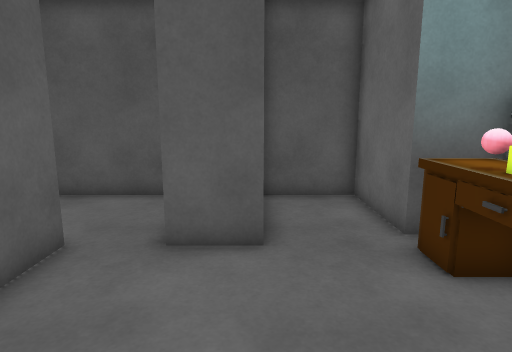
View 1 (above)

12 first-person views from a walk through a Unity game level. The camera is 1.3 m above the floor, tilts 10° down and sees 75° across. The floor is counted in squares, 0.5 m on a side. Each view is taken from the middle of a square. On the plan, view 1 faces up. The plan holds only what a view shows up to about 20 squares ahead; the rest is blank. The place goes on beyond the plan. The player character is not drawn.

View 2
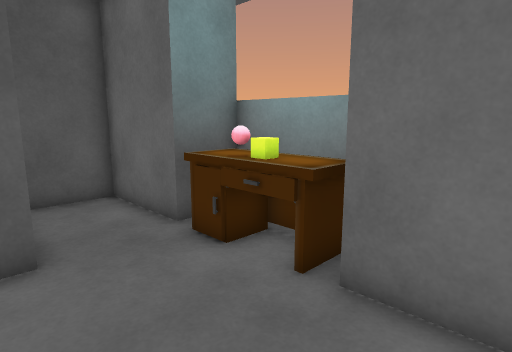

View 3
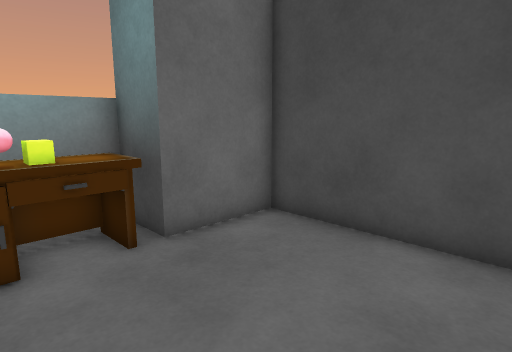

View 4
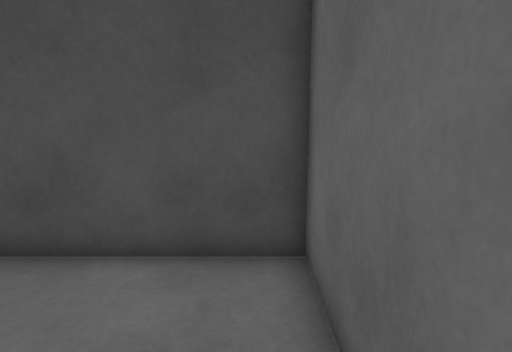

View 5
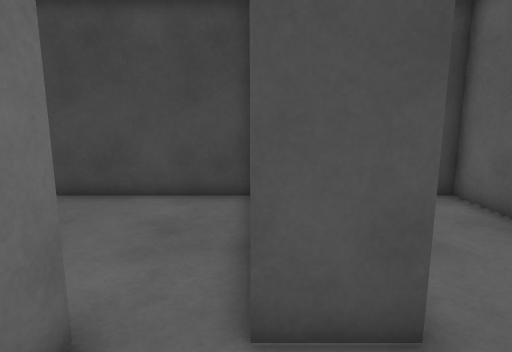

View 6
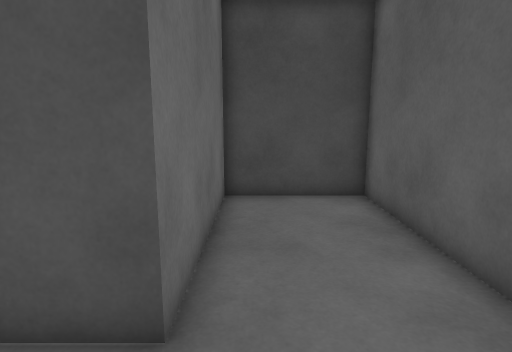

View 7
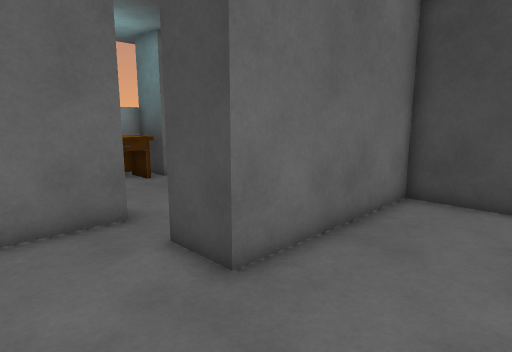

View 8
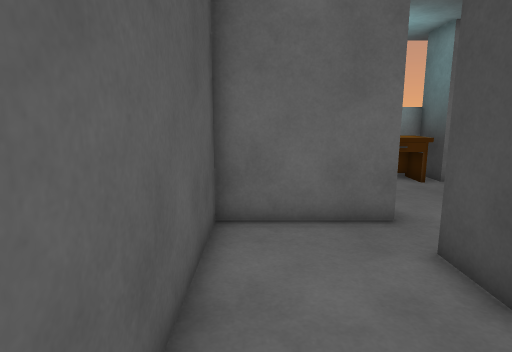

View 9
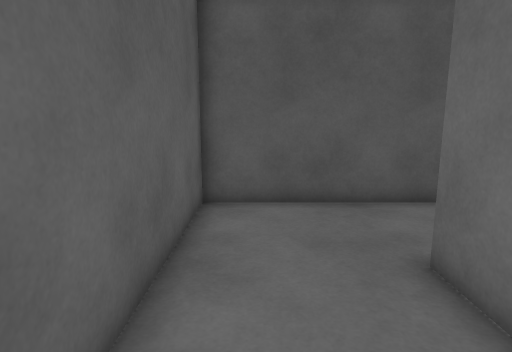

View 10
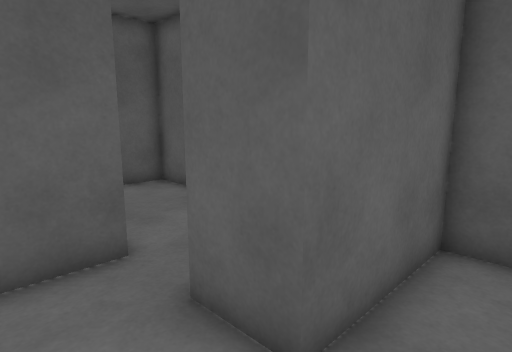

View 11
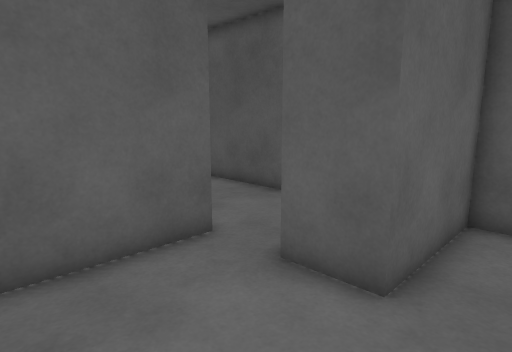

View 12
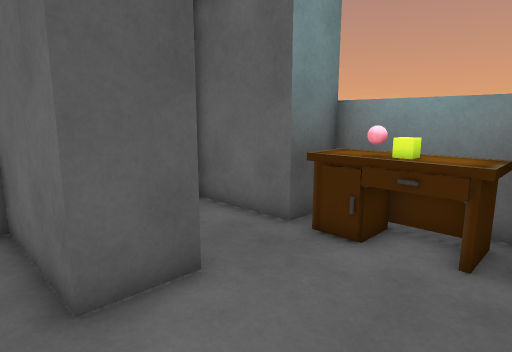

### Floor plan
Points are (right, up) in squares from view 1. A wall is a line through its corners. A room is listed if a view was taken in it or the views show most of it. See-through windows are left out.
Room 1 (views 1, 2, 3, 4, 10, 11, 12)
walls: (5.4, 7.1) (3.3, 7.1) (3.3, 11) (0.2, 11) (0.2, 6.5) (-1.8, 6.5); (-3.9, 6.5) (-3.9, -1) (3.3, -1) (3.3, 2.5) (5.4, 2.5)
ways out: opening at (-3, 6) to room 2
objects: table (3, 3) to (5, 6); block (4, 4); other object (4, 5)
Room 2 (views 5, 6, 7, 8, 9)
walls: (-1.8, 6.5) (-1.8, 11) (-10.7, 11) (-10.7, -1) (-5.9, -1) (-5.9, 6.5) (-3.9, 6.5)
ways out: opening at (-3, 6) to room 1

Positions as (right, up) in squares from view 1, and headings:
1: (0, 0), facing up
2: (-1, 0), facing up-right
3: (-3, 6), facing down-right
4: (-3, 5), facing down
5: (-4, 10), facing down
6: (-7, 10), facing down
7: (-10, 10), facing down-right
8: (-10, 10), facing right
9: (-9, 1), facing up
10: (2, 4), facing up-left
11: (2, 2), facing up-left
12: (-3, 2), facing up-right
